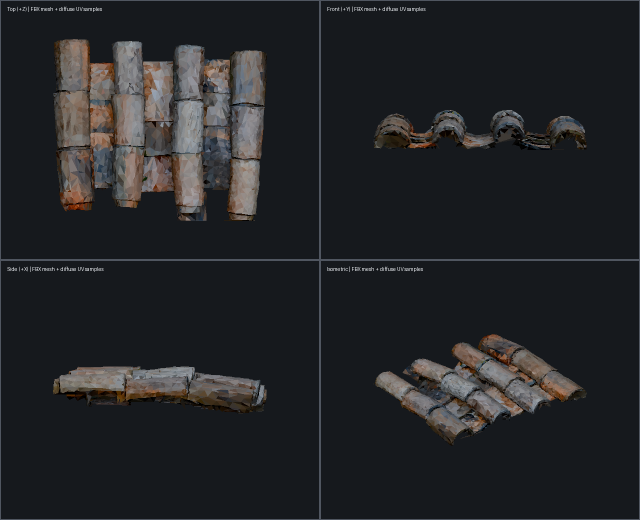
#> input picture mother-system/handoffs/v1.1.1/source/Mother_System_Xiaoma_Full_Handoff_V1.1.1_2026-09-05/sources/mentor_v1_1/details/evidence/local_tiles_contact_sheet_20260901.png, 1280 x 1040 px (shown at 1/2 size)
$ python -i test_studio13.py   (imports and definitions only)
#> lines starting #> are read from the running program, lines starting #| are printed output that depends on the picture
"""Real-browser validation for Brick Mother Studio V1.3.
Captured PNG files are engineering evidence from the running HTML workbench.
"""
import hashlib
import json
import shutil
import statistics
import sys
import time
from pathlib import Path

from PIL import Image, ImageStat
from playwright.sync_api import sync_playwright

BASE = sys.argv[1].rstrip('/')
OUT = Path(sys.argv[2])
# [1 line not run here, left out]
API = 'window.__BRICK_MOTHER_WEATHERING_PBR__'
VERSION = '1.3.0-alpha.1'

report = {
    'url': BASE,
    'runtime': VERSION,
    'checks': [],
    'errors': [],
    'imageMetrics': {},
    'gpuBenchmark': False,
    'humanVisualApproved': False,
    'productionApproved': False,
}


def check(name, condition, details=None):
    report['checks'].append({'name': name, 'passed': bool(condition), 'details': details})
    (OUT / 'verification.json').write_text(json.dumps(report, ensure_ascii=False, indent=2))
    print(name, bool(condition), flush=True)
    assert condition, (name, details)


def ready(page):
    page.wait_for_function(
        "document.documentElement.dataset.workbenchReady==='true'||document.documentElement.dataset.runtimeFailure==='true'",
        timeout=90000,
    )
    ok = page.evaluate("document.documentElement.dataset.runtimeFailure!=='true'")
    check('runtime healthy', ok, None if ok else page.locator('#error').inner_text())
    page.wait_for_function("Number(document.documentElement.dataset.renderCount)>1", timeout=20000)
    page.wait_for_timeout(350)


def wake(page):
    page.keyboard.press('Tab')


def hide(page):
    wake(page)
    page.click('#hidePanels')
    page.wait_for_timeout(450)
    check('hidden presentation chrome', page.evaluate("document.body.classList.contains('immersive')"))


def image_metrics(path):
    image = Image.open(path).convert('RGB')
#> image is the input picture: PIL image 1280x1040 RGB; mean R, G, B 35.5, 36.8, 39.4
    width, height = image.size
#> width = 1280; height = 1040
    stat = ImageStat.Stat(image)
    mean_rgb = [round(v, 3) for v in stat.mean]
#> mean_rgb = [35.55, 36.77, 39.41]
    mean_luma = round(sum(v * w for v, w in zip(stat.mean, (0.2126, 0.7152, 0.0722))), 3)
#> mean_luma = 36.7
    corners = []
    pad = max(12, min(width, height) // 35)
#> pad = 29
    for box in (
        (0, 0, pad, pad),
        (width - pad, 0, width, pad),
        (0, height - pad, pad, height),
        (width - pad, height - pad, width, height),
    ):
        s = ImageStat.Stat(image.crop(box)).mean
        corners.append(sum(v * w for v, w in zip(s, (0.2126, 0.7152, 0.0722))))
#> this loop made 4 passes
#> s on passes 1 to 4: [38.52, 41.92, 46.72], [29.72, 33.12, 37.92], [29.72, 33.12, 37.92], [29.72, 33.12, 37.92]
#> after the loop, corners = [41.54, 32.75, 32.75, 32.75]
    center = image.crop((width * 0.23, height * 0.18, width * 0.77, height * 0.82))
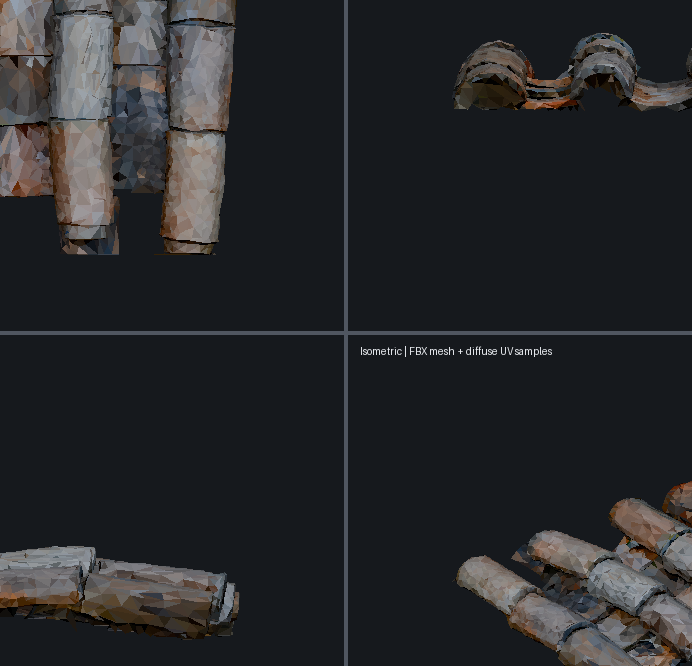
#> center: PIL image 692x666 RGB; mean R, G, B 39.5, 40.4, 42.8
    center_stat = ImageStat.Stat(center)
    center_luma = round(sum(v * w for v, w in zip(center_stat.mean, (0.2126, 0.7152, 0.0722))), 3)
#> center_luma = 40.41
    thumb = center.resize((96, 96))
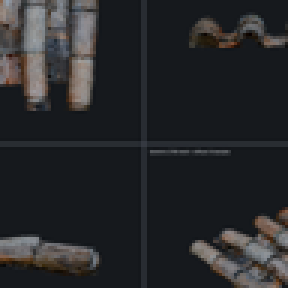
#> thumb: PIL image 96x96 RGB (shown 3 times larger); mean R, G, B 39.5, 40.5, 42.9
    luminance = [0.2126 * r + 0.7152 * g + 0.0722 * b for r, g, b in thumb.getdata()]
#> luminance = 9216 values, max 160.1 at index 1259, min 1.49 at index 1139, mean 40.43
    p10 = round(statistics.quantiles(luminance, n=10)[0], 3)
#> p10 = 24.65
    p90 = round(statistics.quantiles(luminance, n=10)[8], 3)
#> p90 = 96.25
    return {
        'size': [width, height],
#> (the run stopped early here; a loop or call above may not have finished)
